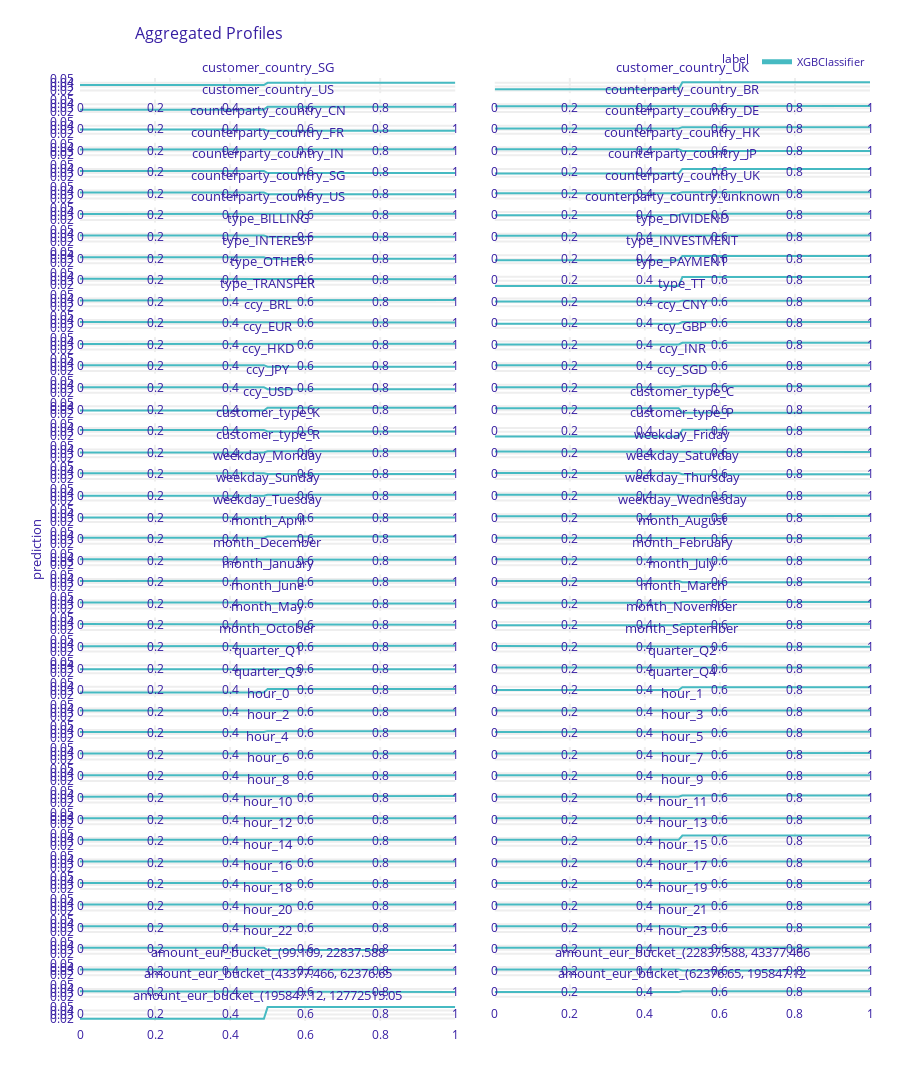

The cell this chart's notebook holds for it:
### Code cell
# Understand the impact of each feature on the model output

# this will be a lot of scrolling but its interesting

explainer.model_profile().plot()
